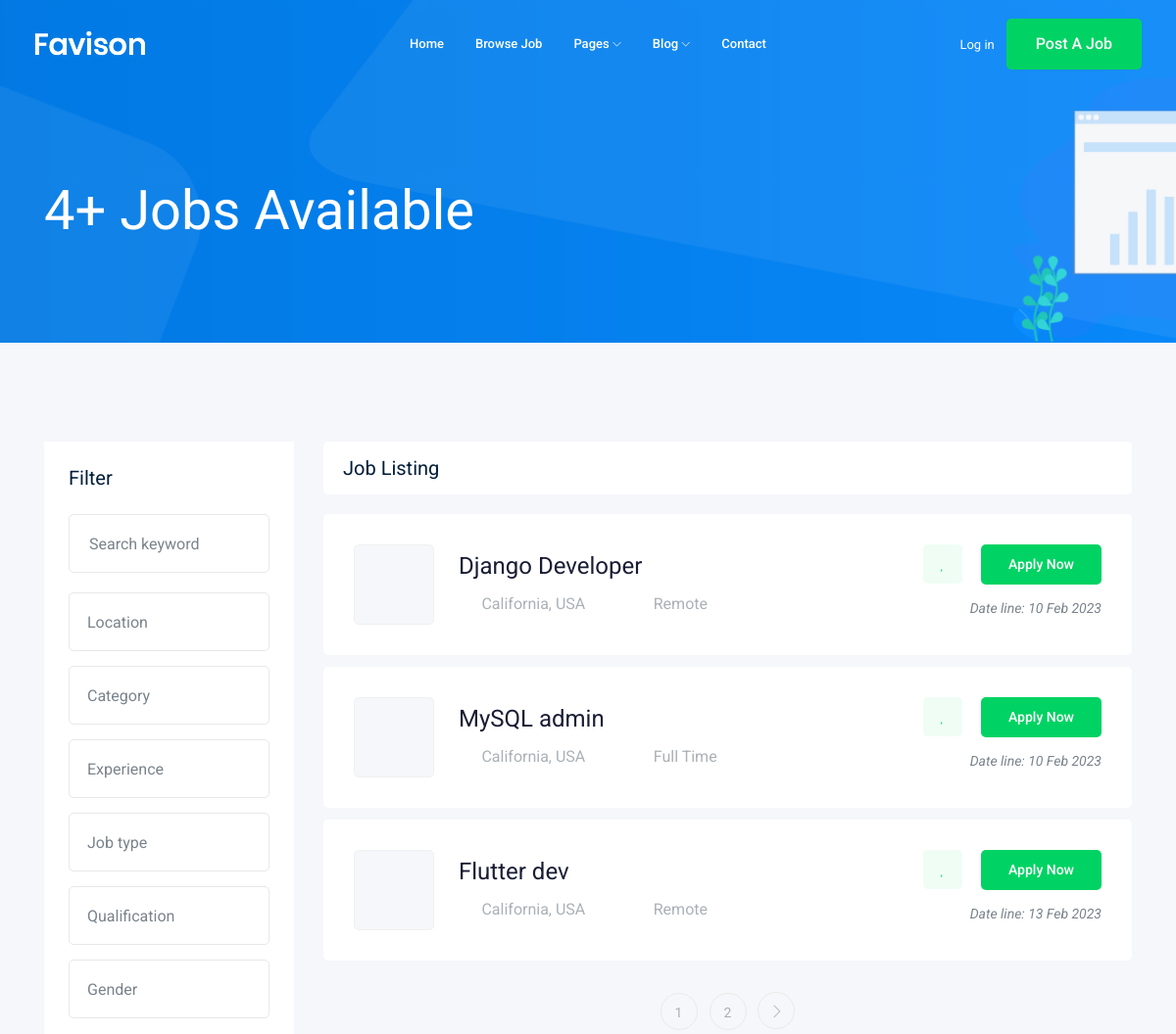
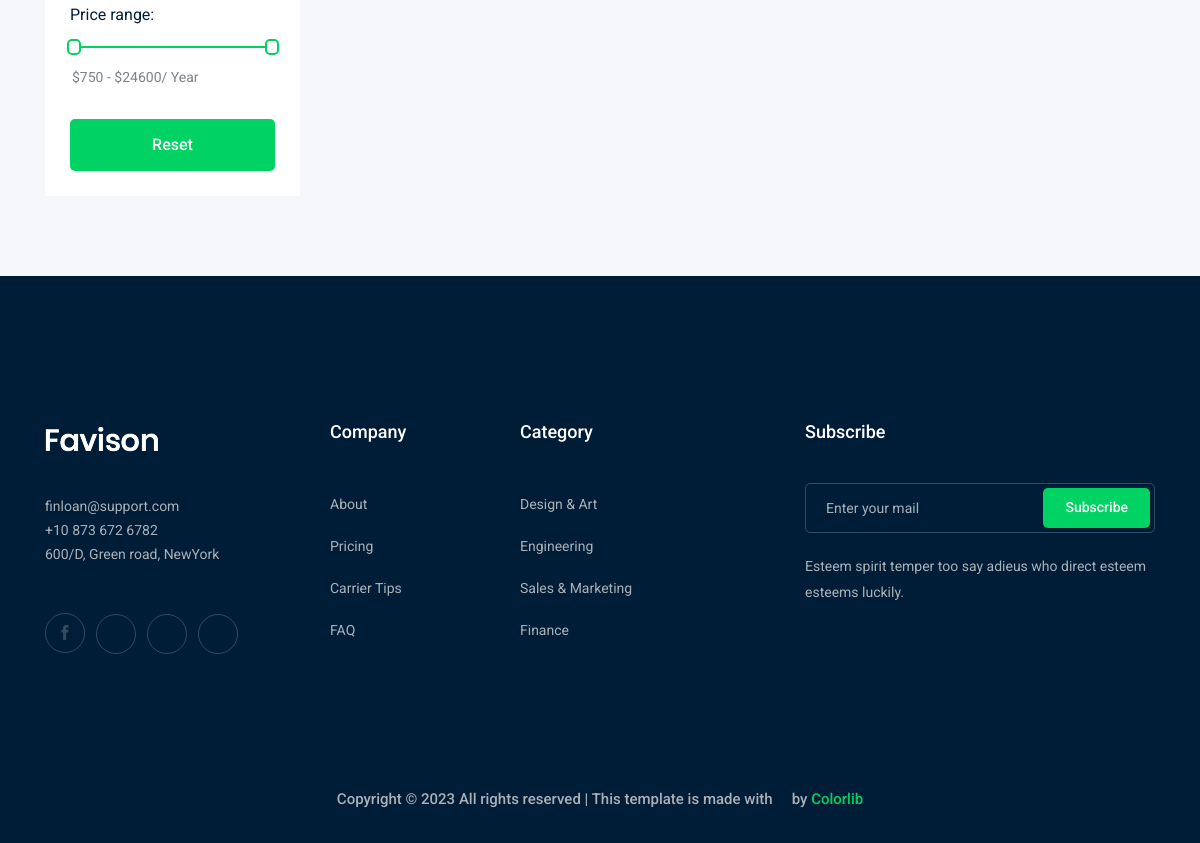
Screenshot of /jobs/ with the database file from the repository (2 pictures, top to bottom).
### job/models.py (models this page shows, shortened)
class Job(models.Model):
    owner = models.ForeignKey(User, related_name="job_owner", on_delete=models.CASCADE)
    title = models.CharField(max_length=100)
    job_type = models.CharField(max_length=20, choices=JOB_TYPE)
    description = models.TextField(max_length=1000)
    published_at = models.DateTimeField(auto_now=True)
    vacancy = models.IntegerField(default=1)
    salary = models.IntegerField(default=0)
    category = models.ForeignKey('Category', on_delete= models.CASCADE)
    experience = models.IntegerField(default=1)
    image = models.ImageField(upload_to=image_upload)
    slug = models.SlugField(blank= True, null= True)
    def __str__(self) -> str:
        return self.title

### job/views.py (the view)
# urls.py: path('', views.job_list, name='job_list'),
def job_list(request):
    job_list = Job.objects.all()
    paginator = Paginator(job_list, 3)
    page_number = request.GET.get('page')
    page_obj = paginator.get_page(page_number)
    context = {'job_list': page_obj, 'jobs': job_list }
    return render(request, 'job/job_list.html', context)

### job/templates/job/job_list.html (shortened to what this page needs)
{% extends 'base.html' %} {% block body %}
<div class="bradcam_area bradcam_bg_1">
  <div class="container">
    <div class="row">
      <div class="col-xl-12">
        <div class="bradcam_text">
          <h3>{{jobs.count}}+ Jobs Available</h3>
        </div>
      </div>
    </div>
  </div>
</div>
<div class="job_listing_area plus_padding">
  <div class="container">
    <div class="row">
      <div class="col-lg-3">
        <div class="job_filter white-bg">
          <div class="form_inner white-bg">
            <h3>Filter</h3>
            <form action="#">
              <div class="row">
                <div class="col-lg-12">
                  <div class="single_field">
                    <input type="text" placeholder="Search keyword" />
                  </div>
                </div>
                <div class="col-lg-12">
                </div>
                <div class="col-lg-12">
                </div>
                <div class="col-lg-12">
                </div>
                <div class="col-lg-12">
                </div>
                <div class="col-lg-12">
                </div>
                <div class="col-lg-12">
                </div>
              </div>
            </form>
          </div>
          <div class="range_wrap">
            <label for="amount">Price range:</label>
            <div id="slider-range"></div>
            <p>
              <input
                type="text"
                id="amount"
                readonly
                style="
                  border: 0;
                  color: #7a838b;
                  font-size: 14px;
                  font-weight: 400;
                "
              />
            </p>
          </div>
          <div class="reset_btn">
            <button class="boxed-btn3 w-100" type="submit">Reset</button>
          </div>
        </div>
      </div>
      <div class="col-lg-9">
        <div class="recent_joblist_wrap">
          <div class="recent_joblist white-bg">
            <div class="row align-items-center">
              <div class="col-md-6">
                <h4>Job Listing</h4>
              </div>
              <div class="col-md-6"></div>
            </div>
          </div>
        </div>
        <div class="job_lists m-0">
          <div class="row">
            {% for job in job_list %}
            <div class="col-lg-12 col-md-12">
              <div class="single_jobs white-bg d-flex justify-content-between">
                <div class="jobs_left d-flex align-items-center">
                  <div class="thumb">
                  </div>
                  <div class="jobs_conetent">
                    <a href="{% url 'jobs:job_detail' job.slug %}"
                      ><h4>{{job}}</h4></a
                    >
                    <div class="links_locat d-flex align-items-center">
                      <div class="location">
                        <p><i class="fa fa-map-marker"></i> California, USA</p>
                      </div>
                      <div class="location">
                        <p><i class="fa fa-clock-o"></i>{{job.job_type}}</p>
                      </div>
                    </div>
                  </div>
                </div>
                <div class="jobs_right">
                  <div class="apply_now">
                    <a class="heart_mark" href="#">
                      <i class="fa fa-heart"></i>
                    </a>
                    <a
                      href="{% url 'jobs:job_detail' job.slug %}"
                      class="boxed-btn3"
                      >Apply Now</a
                    >
                  </div>
                  <div class="date">
                    <p>Date line: {{job.published_at|date:'d M o'}}</p>
                  </div>
                </div>
              </div>
            </div>
            {% endfor %}
          </div>
          {% if job_list.has_other_pages %}
          <div class="row">
            <div class="col-lg-12">
              <div class="pagination_wrap">
                <ul>
                   {% for i in job_list.paginator.page_range %}
                  <li>
                    <a href="?page={{i}}"><span>{{i}}</span></a>
                  </li>
                  {% endfor %} {% if job_list.has_next %}
                  <li>
                    <a href="?page={{job_list.next_page_number}}">
                      <i class="ti-angle-right"></i>
                    </a>
                  </li>
                  {% endif %}
                </ul>
              </div>
            </div>
          </div>
          {% endif %}
        </div>
      </div>
    </div>
  </div>
</div>
{% endblock body %}

### rows the page displays
Job: title "Django Developer", job_type "Remote", published_at "10 Feb 2023"
Job: title "MySQL admin", job_type "Full Time", published_at "10 Feb 2023"
Job: title "Flutter dev", job_type "Remote", published_at "13 Feb 2023"

### other values shown
{{ jobs.count }} "4"
{{ i }} "1" "2"
